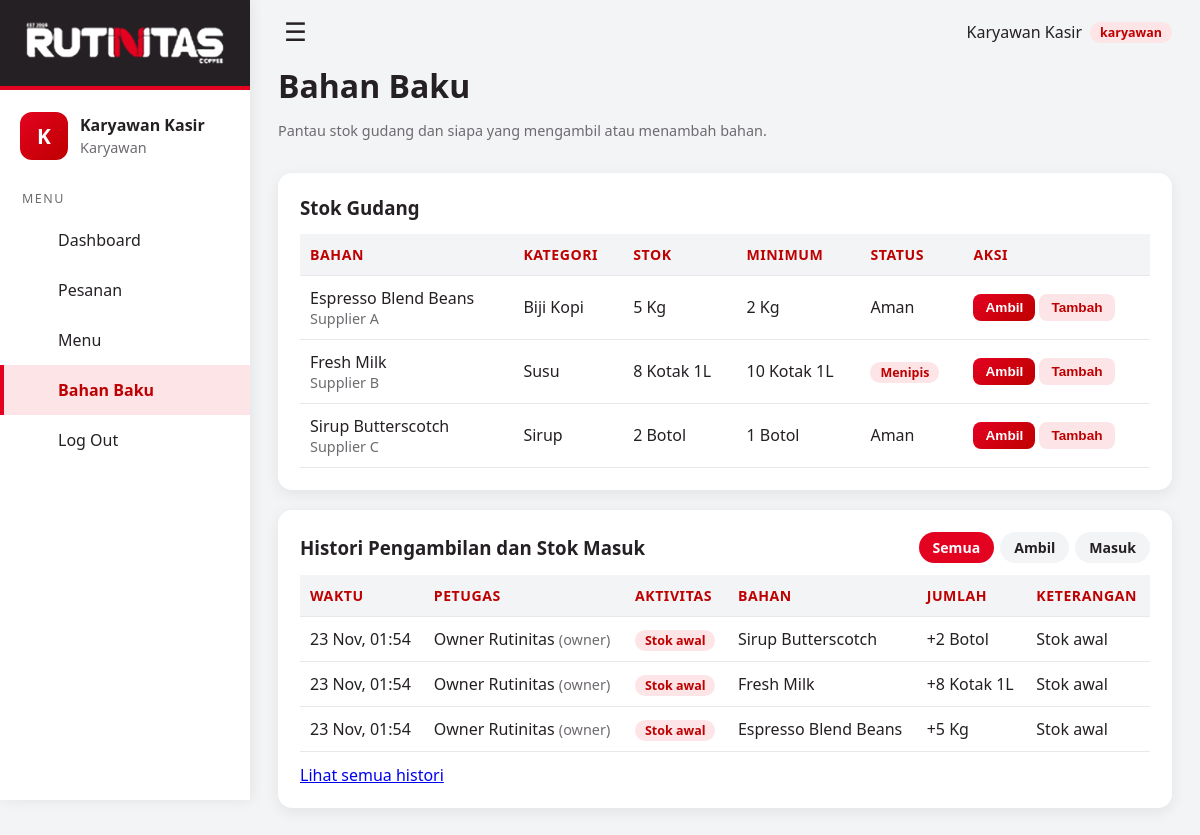
The page /index.php?url=bahan (signed in) on the database its author committed.
### tables this page shows
CREATE TABLE bahan_baku (
    id_bahan     INT AUTO_INCREMENT PRIMARY KEY,
    nama_bahan   VARCHAR(50) NOT NULL,
    kategori     VARCHAR(30),
    stok         DECIMAL(10,2) NOT NULL CHECK (stok >= 0),
    stok_minimum DECIMAL(10,2) NOT NULL DEFAULT 0,
    satuan       VARCHAR(15) NOT NULL,
    vendor       VARCHAR(50)
);

CREATE TABLE riwayat_stok (
    id_riwayat   INT AUTO_INCREMENT PRIMARY KEY,
    id_bahan     INT NOT NULL,
    id_pengguna  INT NOT NULL,
    jenis        ENUM('awal','ambil','tambah') NOT NULL,
    jumlah       DECIMAL(10,2) NOT NULL,
    stok_sebelum DECIMAL(10,2) NOT NULL,
    stok_sesudah DECIMAL(10,2) NOT NULL,
    keterangan   VARCHAR(255) NULL,
    tanggal      DATETIME NOT NULL,
    FOREIGN KEY (id_bahan)    REFERENCES bahan_baku(id_bahan) ON DELETE CASCADE,
    FOREIGN KEY (id_pengguna) REFERENCES pengguna(id_pengguna) ON DELETE RESTRICT
);

CREATE TABLE pengguna (
    id_pengguna INT AUTO_INCREMENT PRIMARY KEY,
    nama        VARCHAR(50)  NOT NULL,
    username    VARCHAR(30)  NOT NULL UNIQUE,
    password    VARCHAR(255) NOT NULL,
    role        ENUM('karyawan','manajer','owner') NOT NULL DEFAULT 'karyawan',
    created_at  TIMESTAMP DEFAULT CURRENT_TIMESTAMP
);

### app/core/Controller.php (called while the page is built, shortened)
<?php
abstract class Controller
{
    protected function view(string $file, array $data = []): void
    {
        (static function (): void { require ROOT . '/app/views/layout/header.php'; })();
        (static function () use ($file, $data): void {
            extract($data, EXTR_SKIP);
            require ROOT . "/app/views/$file.php";
        })();
        (static function (): void { require ROOT . '/app/views/layout/footer.php'; })();
    }
}

### app/controllers/BahanController.php (called while the page is built, shortened)
<?php
class BahanController extends CrudController
{
    protected array $writeRoles = ['manajer', 'owner'];
    public function index(): void
    {
        $m = new Bahan();
        $filter = $_GET['jenis'] ?? 'semua';
        $jenis = match ($filter) { 'ambil' => ['ambil'], 'tambah' => ['tambah', 'awal'], default => [] };
        if (!in_array($filter, ['ambil', 'tambah'], true)) $filter = 'semua';
        $this->view('bahan/index', [
            'rows' => $m->all(), 'canWrite' => Auth::can($this->writeRoles),
            'riwayat' => $m->riwayat(null, 15, $jenis), 'filter' => $filter,
        ]);
    }
}

### app/core/Database.php (called while the page is built)
<?php
class Database
{
    private static ?PDO $pdo = null;
    public static function connect(): PDO
    {
        if (self::$pdo === null) {
            $d = (require ROOT . '/config/config.php')['db'];
            $dsn = "mysql:host={$d['host']};dbname={$d['name']};charset={$d['charset']}";
            try {
                self::$pdo = new PDO($dsn, $d['user'], $d['pass'], [
                    PDO::ATTR_ERRMODE            => PDO::ERRMODE_EXCEPTION,
                    PDO::ATTR_DEFAULT_FETCH_MODE => PDO::FETCH_ASSOC,
                    PDO::ATTR_EMULATE_PREPARES   => false,
                ]);
            } catch (PDOException $e) {
                http_response_code(500);
                exit('Koneksi database gagal. Periksa config/config.php dan pastikan MySQL aktif.');
            }
        }
        return self::$pdo;
    }
    public static function query(string $sql, array $params = []): PDOStatement
    {
        $stmt = self::connect()->prepare($sql);
        $stmt->execute($params);
        return $stmt;
    }
}

### app/core/QueryBuilder.php (called while the page is built, shortened)
<?php
class QueryBuilder
{
    private string $cols = '*';
    private array $wheres = [];
    private array $binds = [];
    private string $order = '';
    private static function ident(string $n): string
    {
        return $n;
    }
    public function orderBy(string $col, string $dir = 'ASC'): self
    {
        $this->order = ' ORDER BY ' . self::ident($col) . (strtoupper($dir) === 'DESC' ? ' DESC' : ' ASC');
        return $this;
    }
    private function whereSql(): string { return $this->wheres ? ' WHERE ' . implode(' AND ', $this->wheres) : ''; }
    public function get(): array
    {
        $sql = "SELECT {$this->cols} FROM {$this->table}" . $this->whereSql() . $this->order;
        return Database::query($sql, $this->binds)->fetchAll();
    }
}

### app/models/Bahan.php (called while the page is built, shortened)
<?php
class Bahan extends Model
{
    public function all(): array { return $this->qb()->orderBy('nama_bahan')->get(); }
    public function riwayat(?int $idBahan = null, int $limit = 200, array $jenis = []): array
    {
        $sql = 'SELECT r.*, b.nama_bahan, b.satuan, u.nama AS petugas, u.role
                FROM riwayat_stok r
                JOIN bahan_baku b ON b.id_bahan = r.id_bahan
                JOIN pengguna u ON u.id_pengguna = r.id_pengguna';
        $bind = []; $w = [];
        return Database::query($sql . ' ORDER BY r.tanggal DESC, r.id_riwayat DESC LIMIT ' . (int)$limit, $bind)->fetchAll();
    }
}

### app/views/bahan/index.php (the view, shortened to what this page needs)
<div class="head">
  <div>
    <h1>Bahan Baku</h1>
    <p class="muted">Pantau stok gudang dan siapa yang mengambil atau menambah bahan.</p>
  </div>
</div>
<div class="card">
  <h3>Stok Gudang</h3>
  <table>
    <thead><tr><th>Bahan</th><th>Kategori</th><th>Stok</th><th>Minimum</th><th>Status</th><th>Aksi</th></tr></thead>
    <tbody>
    <?php foreach ($rows as $r): $menipis = (float)$r['stok'] <= (float)$r['stok_minimum']; ?>
      <tr>
        <td><?= e($r['nama_bahan']) ?><?php if ($r['vendor']): ?><div class="muted"><?= e($r['vendor']) ?></div><?php endif; ?></td>
        <td><?= e($r['kategori']) ?></td>
        <td><?= e($r['stok'] + 0) ?> <?= e($r['satuan']) ?></td>
        <td><?= e($r['stok_minimum'] + 0) ?> <?= e($r['satuan']) ?></td>
        <td><?= $menipis ? '<span class="badge">Menipis</span>' : 'Aman' ?></td>
        <td class="actions">
          <button type="button" class="btn small" data-gerak="ambil" data-id="<?= (int)$r['id_bahan'] ?>" data-nama="<?= e($r['nama_bahan']) ?>" data-stok="<?= e($r['stok'] + 0) ?>" data-satuan="<?= e($r['satuan']) ?>">Ambil</button>
          <button type="button" class="btn small light" data-gerak="tambah" data-id="<?= (int)$r['id_bahan'] ?>" data-nama="<?= e($r['nama_bahan']) ?>" data-stok="<?= e($r['stok'] + 0) ?>" data-satuan="<?= e($r['satuan']) ?>">Tambah</button>
        </td>
      </tr>
    <?php endforeach; ?>
    </tbody>
  </table>
</div>
<div class="card" id="histori">
  <div class="head" style="margin-bottom:12px">
    <h3 style="margin:0">Histori Pengambilan dan Stok Masuk</h3>
    <div class="tabs">
      <a href="<?= url('bahan') ?>#histori" class="<?= $filter === 'semua' ? 'on' : '' ?>">Semua</a>
      <a href="<?= url('bahan') ?>&amp;jenis=ambil#histori" class="<?= $filter === 'ambil' ? 'on' : '' ?>">Ambil</a>
      <a href="<?= url('bahan') ?>&amp;jenis=tambah#histori" class="<?= $filter === 'tambah' ? 'on' : '' ?>">Masuk</a>
    </div>
  </div>
  <table>
    <thead><tr><th>Waktu</th><th>Petugas</th><th>Aktivitas</th><th>Bahan</th><th>Jumlah</th><th>Keterangan</th></tr></thead>
    <tbody>
    <?php foreach ($riwayat as $h):
        $label = ['awal' => 'Stok awal', 'ambil' => 'Ambil gudang', 'tambah' => 'Stok masuk'][$h['jenis']] ?? $h['jenis']; ?>
      <tr>
        <td><?= e(date('d M, H:i', strtotime($h['tanggal']))) ?></td>
        <td><?= e($h['petugas']) ?> <span class="muted">(<?= e($h['role']) ?>)</span></td>
        <td><span class="badge"><?= e($label) ?></span></td>
        <td><?= e($h['nama_bahan']) ?></td>
        <td><?= e(($h['jenis'] === 'ambil' ? '-' : '+') . ($h['jumlah'] + 0)) ?> <?= e($h['satuan']) ?></td>
        <td><?= e($h['keterangan'] ?? '') ?></td>
      </tr>
    <?php endforeach; ?>
    </tbody>
  </table>
  <p style="margin:12px 0 0"><a href="<?= url('bahan/riwayat') ?>">Lihat semua histori</a></p>
</div>

### rows shown on the page
bahan_baku: nama_bahan "Espresso Blend Beans", vendor "Supplier A", kategori "Biji Kopi", $r['stok'] + 0 "5", satuan "Kg", $r['stok_minimum'] + 0 "2", shows "Aman"
bahan_baku: nama_bahan "Fresh Milk", vendor "Supplier B", kategori "Susu", $r['stok'] + 0 "8", satuan "Kotak 1L", $r['stok_minimum'] + 0 "10", shows "Menipis"
bahan_baku: nama_bahan "Sirup Butterscotch", vendor "Supplier C", kategori "Sirup", $r['stok'] + 0 "2", satuan "Botol", $r['stok_minimum'] + 0 "1", shows "Aman"
riwayat_stok: tanggal "23 Nov, 01:54", id_pengguna.nama "Owner Rutinitas", id_pengguna.role "owner", jenis "Stok awal", id_bahan.nama_bahan "Sirup Butterscotch", jenis+jumlah "+2", id_bahan.satuan "Botol", keterangan "Stok awal"
riwayat_stok: tanggal "23 Nov, 01:54", id_pengguna.nama "Owner Rutinitas", id_pengguna.role "owner", jenis "Stok awal", id_bahan.nama_bahan "Fresh Milk", jenis+jumlah "+8", id_bahan.satuan "Kotak 1L", keterangan "Stok awal"
riwayat_stok: tanggal "23 Nov, 01:54", id_pengguna.nama "Owner Rutinitas", id_pengguna.role "owner", jenis "Stok awal", id_bahan.nama_bahan "Espresso Blend Beans", jenis+jumlah "+5", id_bahan.satuan "Kg", keterangan "Stok awal"

### other values the page prints
mb_substr($u['nama'], 0, 1) "K"
$u['nama'] "Karyawan Kasir"
$u['role'] "Karyawan"
$navLabel "Dashboard"
$navLabel "Pesanan"
$navLabel "Menu"
$navLabel "Bahan Baku"
$u['role'] "karyawan"
